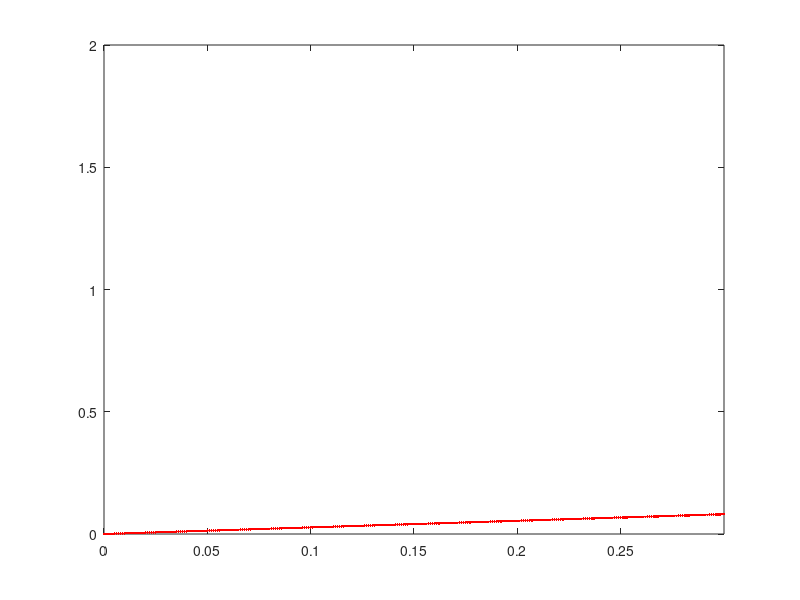

The MATLAB script that drew this image:
clear
clc
%% Out Put Contour Line Of StA
Kn = 0.27;
St = (0.00:0.001:0.40);
% St = (0.03:0.001:0.40);
len= length(St);
% AD = Kn./St;
AD = Kn * St;
%% Write Data
filename = '.\Scripts\StContourLine.dat';
file=fopen(filename,'w');
fprintf(file,'VARIABLES="StD","AD"\n');
for i=1:len
    fprintf(file,'%10f    %10f\n',St(i),AD(i));
end
fclose all;
%% Plot
figure;
plot(St, AD, '.r-')
axis([0.00 0.30  0 2.0])
pause(1.0)
close all